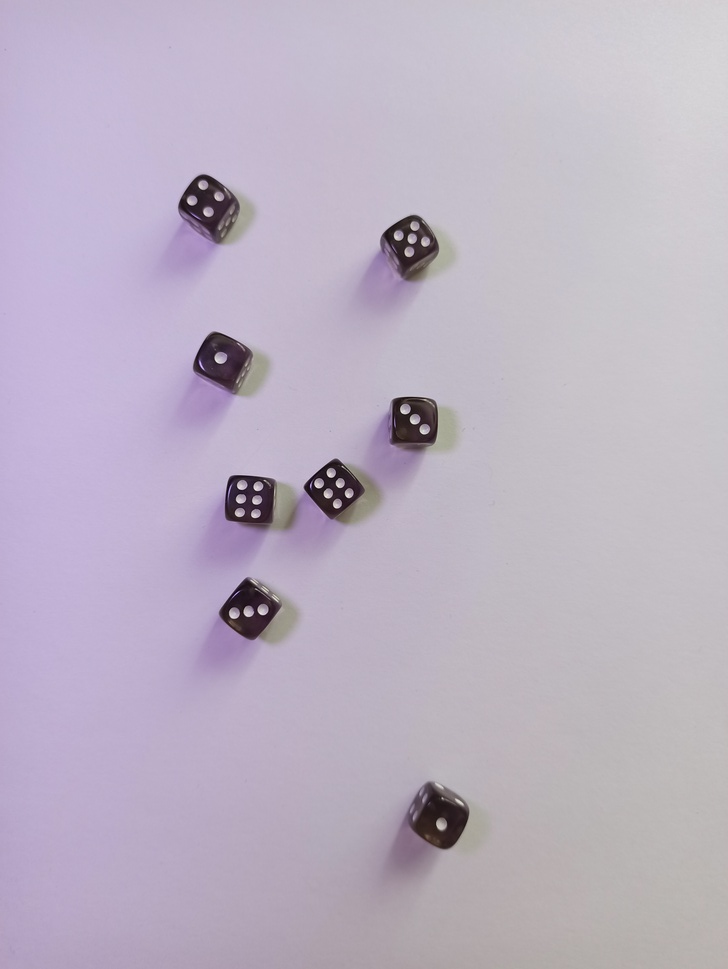
#> input picture data_train/basic/1.jpg, 728 x 969 px, shrunk from 3472 x 4624 before the run, found by its file name; its folder holds only this picture in this run
$ python basic.py
#> lines starting #> are read from the running program, lines starting #| are printed output that depends on the picture; after the words box and inside, x2 and y2 are one past the last pixel; in counts of white or black regions, pixels touching at a corner belong together
import cv2
import numpy as np
import os
import pandas as pd

def get_base_task_solution(image_path):
    """
    Calculates the sum of points on black dice with white dots.

    Args:
        image_path (str): Path to the image.

    Returns:
        int: The sum of points on all dice.
    """
#> called with image_path = 'data_train/basic/1.jpg'
    image = cv2.imread(image_path)
#> image is the input picture: shape (969, 728, 3); mean B, G, R 194.8, 178.2, 188
    gray = cv2.cvtColor(image, cv2.COLOR_BGR2GRAY)
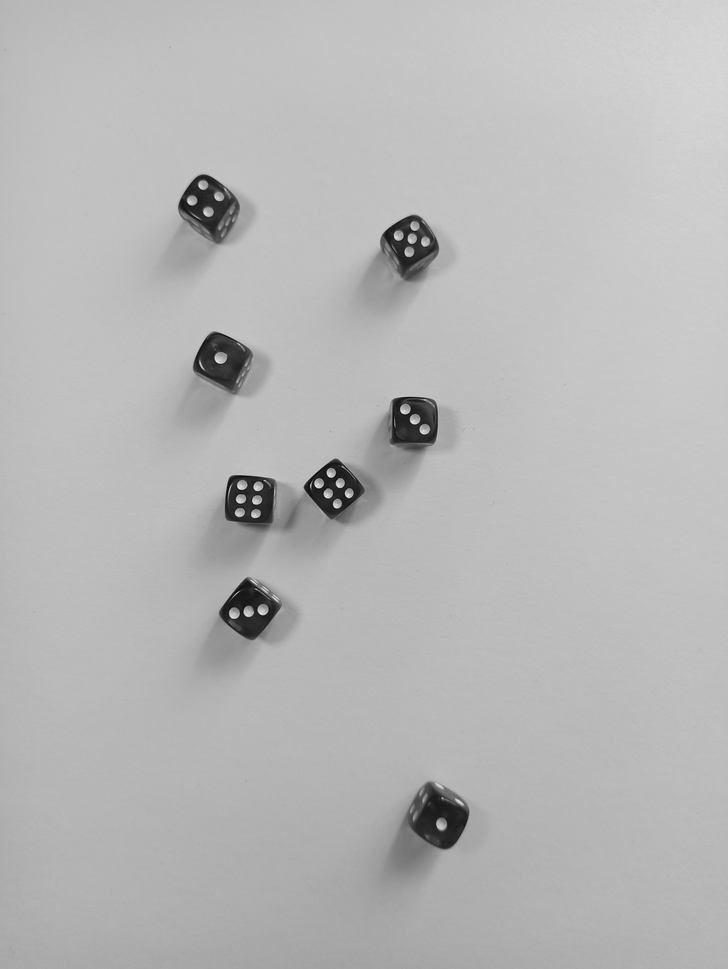
#> gray: shape (969, 728); min 6, max 248, mean 182.9

    # Adaptive Thresholding
    thresh = cv2.adaptiveThreshold(gray, 255, cv2.ADAPTIVE_THRESH_GAUSSIAN_C, cv2.THRESH_BINARY_INV, 11, 2)
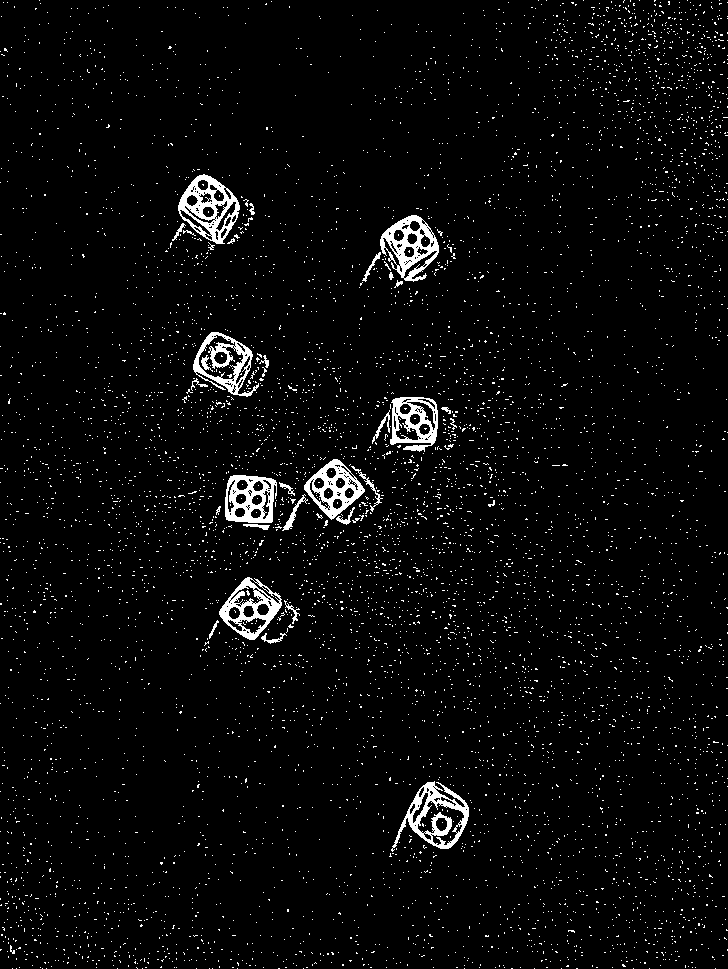
#> thresh: shape (969, 728); 3.6% white; 6392 white regions (6358 under 20 px)

    # Contour Detection
    contours, _ = cv2.findContours(thresh, cv2.RETR_EXTERNAL, cv2.CHAIN_APPROX_SIMPLE)
#> contours = 6332 contours, 6309 with area under 20; largest, box (x1, y1, x2, y2) and area: (391, 781, 469, 852) 2768, (178, 174, 240, 244) 2760, (380, 215, 439, 282) 2457, (193, 332, 259, 397) 2382, (219, 577, 282, 640) 2360

    total_points = 0

    for contour in contours:
        area = cv2.contourArea(contour)
        if area > 1000:  # Adjust this threshold based on your image data
            # This is likely a dice, now find dots inside
            x, y, w, h = cv2.boundingRect(contour)
            dice_roi = gray[y:y+h, x:x+w]

            # Threshold the dice ROI
            _, dice_thresh = cv2.threshold(dice_roi, 127, 255, cv2.THRESH_BINARY_INV)

            # Find contours of the dots
            dot_contours, _ = cv2.findContours(dice_thresh, cv2.RETR_EXTERNAL, cv2.CHAIN_APPROX_SIMPLE)

            num_dots = 0
            for dot_contour in dot_contours:
                dot_area = cv2.contourArea(dot_contour)
                if dot_area > 20:  # Adjust this threshold based on your image data
                    num_dots += 1

            total_points += num_dots
#> this loop made 6332 passes
#> (area, x, y, w, h) on passes 1232, 2618, 3500, 3652: (2768, 391, 781, 78, 71), (2360.5, 219, 577, 63, 63), (2110.5, 225, 475, 52, 48), (2050, 304, 459, 61, 61)
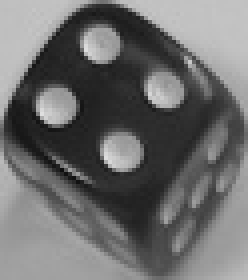
#> dice_roi: shape (70, 62) (shown 4 times larger); min 14, max 223, mean 108.4
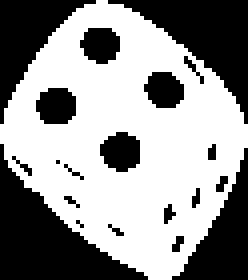
#> dice_thresh: shape (70, 62) (shown 4 times larger); 57.6% white; 20 black regions (12 under 20 px), largest, box (x1, y1, x2, y2) and area: (0, 36, 37, 70) 513, (27, 0, 62, 31) 411, (0, 0, 24, 31) 281
#> after the loop, total_points = 8

    return total_points

if __name__ == "__main__":
    # Example usage
    image_folder = 'data_train/basic'
    results = []

    for filename in os.listdir(image_folder):
        if filename.endswith('.jpg'):
            image_path = os.path.join(image_folder, filename)
            total_points = get_base_task_solution(image_path)
#> total_points = 8
            results.append({'image': filename, 'total_points': total_points})

    # Save results to CSV
    df = pd.DataFrame(results)
#> df = table of 1 rows and 2 columns
    df.to_csv('base_predictions.csv', index=False)
    print("Base predictions saved to base_predictions.csv")

$ run again, on data_train/basic/5.jpg
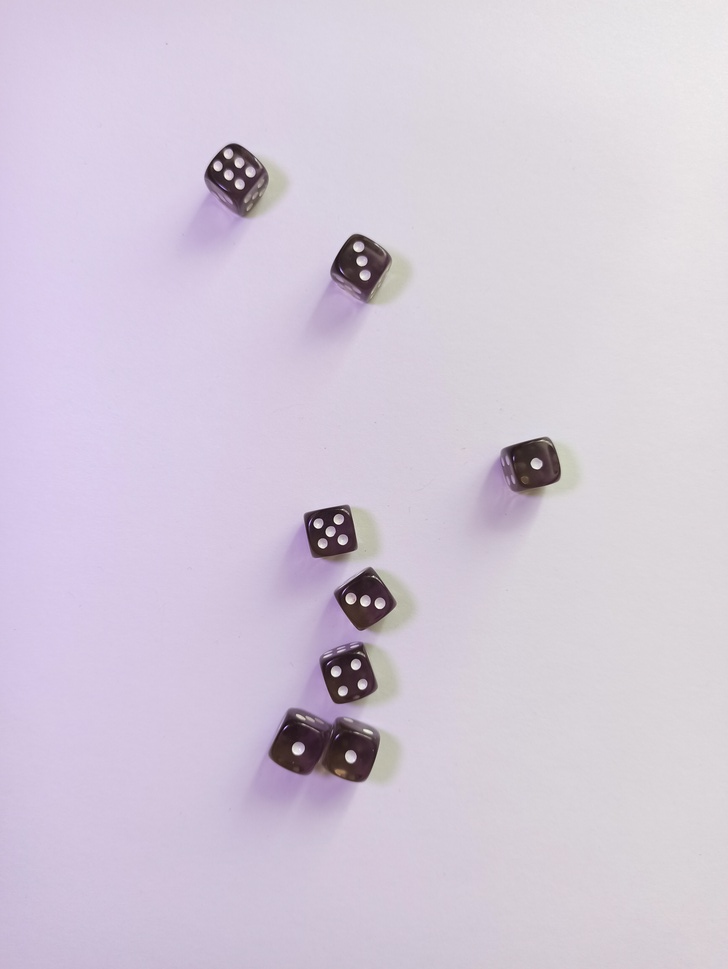
#> input picture data_train/basic/5.jpg, 728 x 969 px, shrunk from 3472 x 4624 before the run, found by its file name
#> in get_base_task_solution, image is the input picture: shape (969, 728, 3); mean B, G, R 216.7, 201.7, 211.4
#> in get_base_task_solution, `thresh = cv2.adaptiveThreshold(gray, 255, cv2.ADAPTIVE_THRESH_GAUSSIAN..`:
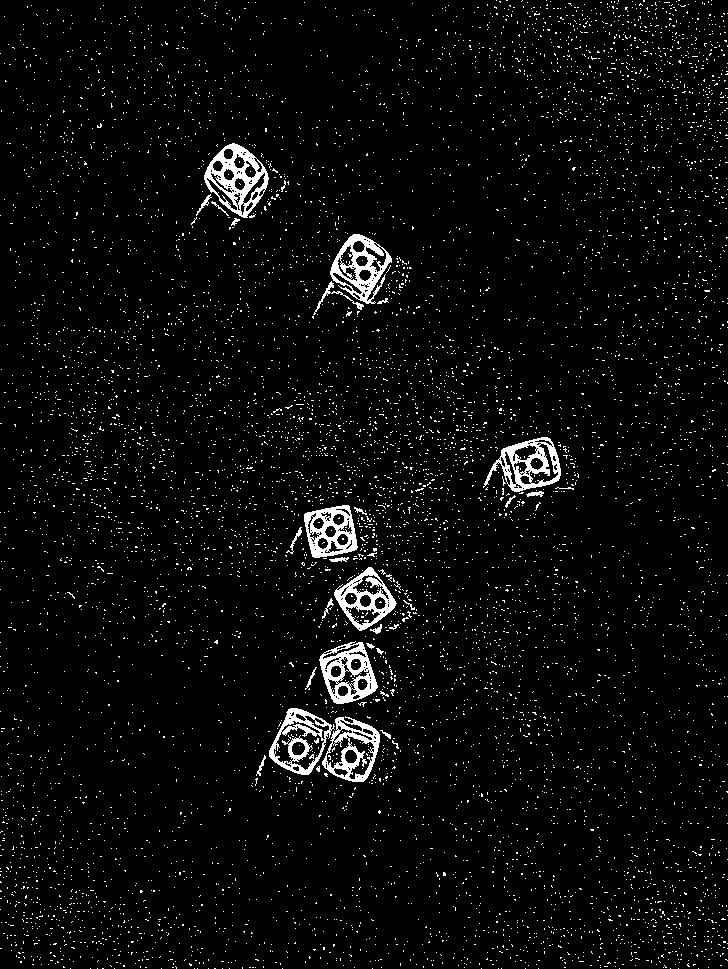
#> thresh: shape (969, 728); 4% white; 7763 white regions (7731 under 20 px)
#> contours = 7690 contours, 7672 with area under 20; largest, box (x1, y1, x2, y2) and area: (204, 143, 269, 218) 3052, (269, 708, 335, 775) 2688, (322, 716, 380, 782) 2568, (330, 234, 392, 304) 2534, (483, 437, 561, 492) 2526
#> the loop in get_base_task_solution, `for contour in contours:` made 7690 passes
#> (area, x, y, w, h) on passes 1949, 1995, 2357, 2915, 3457: (2567.5, 322, 716, 58, 66), (2688, 269, 708, 66, 67), (2516.5, 319, 641, 59, 63), (2247.5, 334, 567, 63, 64), (2136, 304, 505, 54, 53)
#> after the loop in get_base_task_solution, `for contour in contours:`:
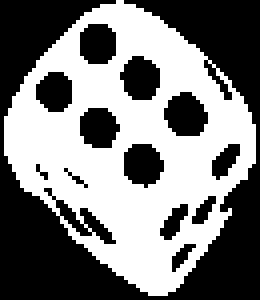
#> dice_thresh: shape (75, 65) (shown 4 times larger); 48.8% white; 1 white region, box (x1, y1, x2, y2) and area: (1, 0, 64, 74) 2379
#> after the loop in get_base_task_solution, `for contour in contours:`: total_points = 8
#> df = table of 1 rows and 2 columns

$ run again, on data_train/basic/3.jpg
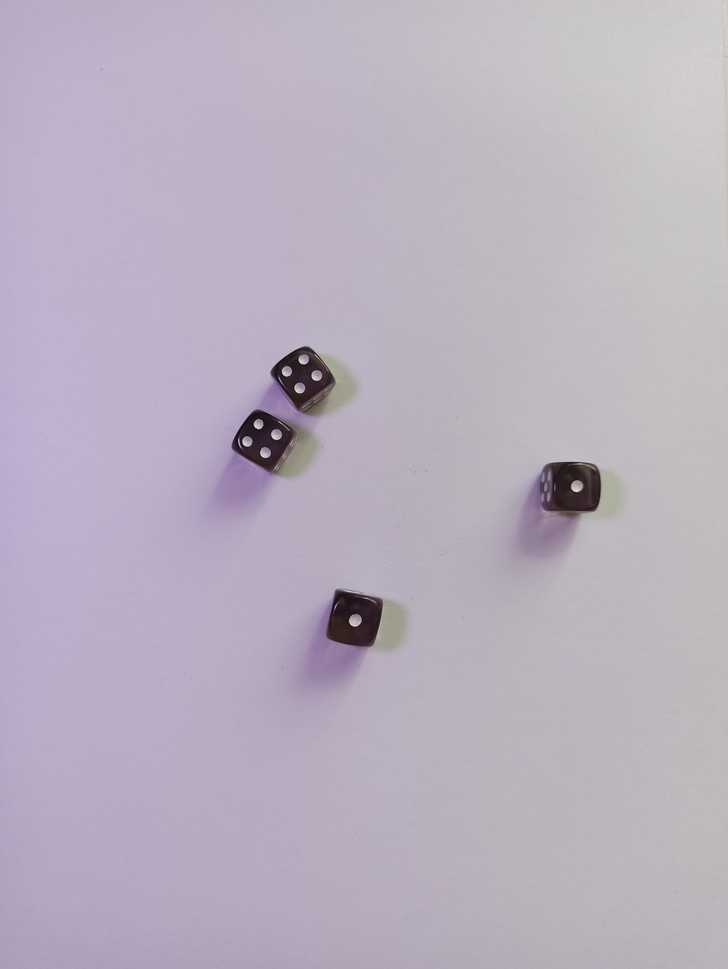
#> input picture data_train/basic/3.jpg, 728 x 969 px, shrunk from 3472 x 4624 before the run, found by its file name
#> in get_base_task_solution, image is the input picture: shape (969, 728, 3); mean B, G, R 191.7, 176.6, 185.5
#> in get_base_task_solution, `thresh = cv2.adaptiveThreshold(gray, 255, cv2.ADAPTIVE_THRESH_GAUSSIAN..`:
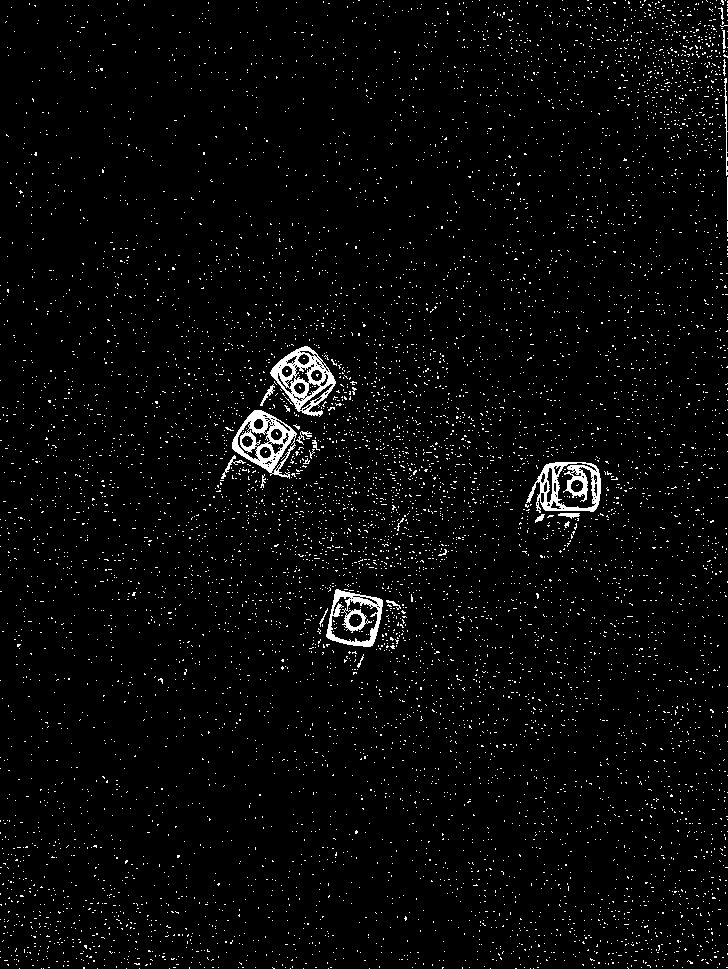
#> thresh: shape (969, 728); 3% white in thin lines or dots
#> contours = 7866 contours, 7854 with area under 20; largest, box (x1, y1, x2, y2) and area: (526, 462, 601, 513) 2812, (270, 346, 336, 417) 2626, (232, 410, 297, 479) 2592, (326, 589, 383, 647) 2415, (558, 513, 580, 519) 56
#> the loop in get_base_task_solution, `for contour in contours:` made 7866 passes
#> (area, x, y, w, h, total_points) on pass 2991: (2415, 326, 589, 57, 58, 1)
#> after the loop in get_base_task_solution, `for contour in contours:`:
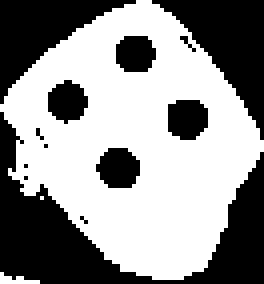
#> dice_thresh: shape (71, 66) (shown 4 times larger); 57.3% white; 13 black regions (6 under 20 px), largest, box (x1, y1, x2, y2) and area: (0, 28, 66, 71) 895, (38, 0, 66, 35) 416, (0, 0, 34, 26) 351
#> after the loop in get_base_task_solution, `for contour in contours:`: total_points = 4
#> df = table of 1 rows and 2 columns

$ run again, on data_train/basic/4.jpg
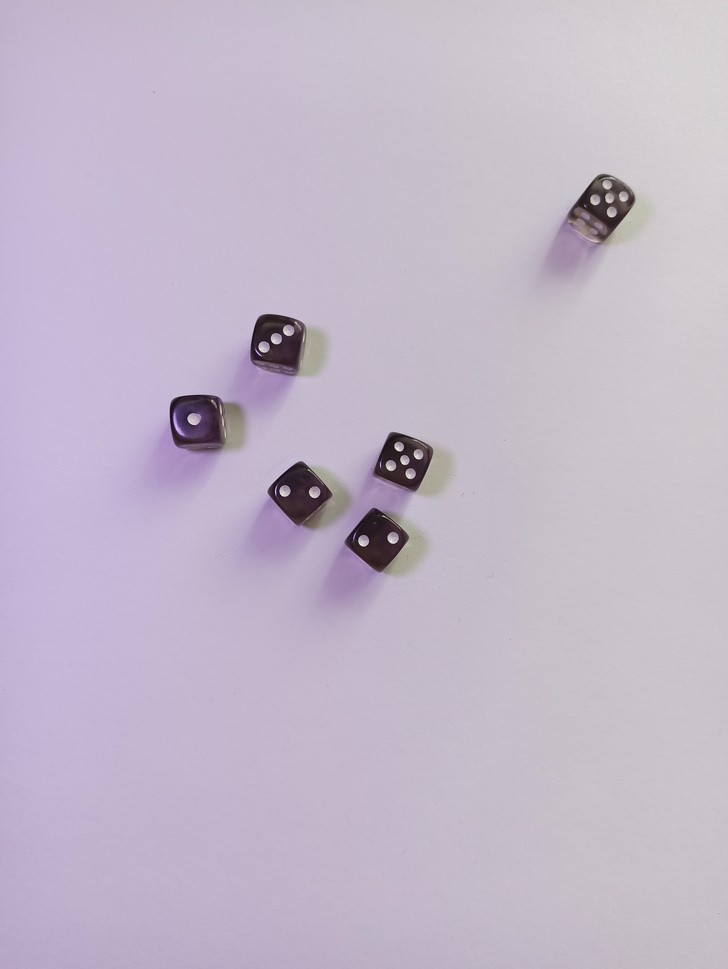
#> input picture data_train/basic/4.jpg, 728 x 969 px, shrunk from 3472 x 4624 before the run, found by its file name
#> in get_base_task_solution, image is the input picture: shape (969, 728, 3); mean B, G, R 201.3, 184.2, 194.5
#> thresh: shape (969, 728); 3.7% white in thin lines or dots
#> contours = 8417 contours, 8401 with area under 20; largest, box (x1, y1, x2, y2) and area: (550, 174, 635, 261) 3230, (170, 395, 229, 452) 2793, (250, 314, 307, 376) 2618, (344, 508, 409, 573) 2311, (267, 461, 333, 526) 2274
#> the loop in get_base_task_solution, `for contour in contours:` made 8417 passes
#> (contour, area) on passes 1 to 3: ([[705, 968]], 0), ([[691, 968], [692, 968]], 0), ([[646, 968]], 0)
#> after the loop in get_base_task_solution, `for contour in contours:`:
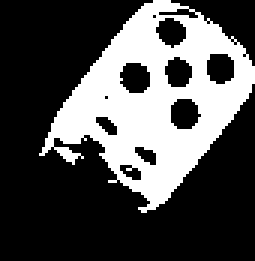
#> dice_thresh: shape (87, 85) (shown 3 times larger); 31% white; 1 white region, box (x1, y1, x2, y2) and area: (13, 0, 85, 71) 2295
#> after the loop in get_base_task_solution, `for contour in contours:`: total_points = 6
#> df = table of 1 rows and 2 columns
